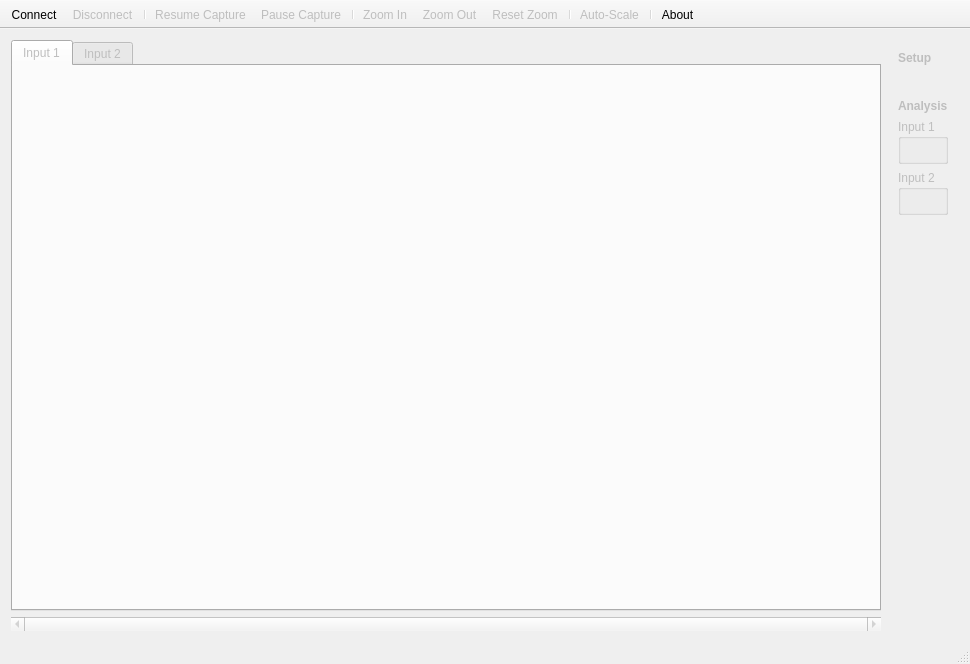
<?xml version="1.0" encoding="UTF-8"?>
<ui version="4.0">
 <class>MainWindow</class>
 <widget class="QMainWindow" name="MainWindow">
  <property name="geometry">
   <rect>
    <x>0</x>
    <y>0</y>
    <width>970</width>
    <height>664</height>
   </rect>
  </property>
  <property name="windowTitle">
   <string>ISF Conductance Viewer</string>
  </property>
  <widget class="QWidget" name="centralWidget">
   <property name="enabled">
    <bool>false</bool>
   </property>
   <layout class="QHBoxLayout" name="horizontalLayout" stretch="1,0">
    <item>
     <widget class="QWidget" name="plotWidget" native="true">
      <layout class="QVBoxLayout" name="verticalLayout_8">
       <property name="leftMargin">
        <number>0</number>
       </property>
       <property name="topMargin">
        <number>0</number>
       </property>
       <property name="rightMargin">
        <number>0</number>
       </property>
       <property name="bottomMargin">
        <number>0</number>
       </property>
       <item>
        <widget class="QTabWidget" name="tabWidget">
         <property name="currentIndex">
          <number>0</number>
         </property>
         <widget class="QWidget" name="plotTab1">
          <attribute name="title">
           <string>Input 1</string>
          </attribute>
          <layout class="QHBoxLayout" name="horizontalLayout_3">
           <item>
            <widget class="QWidget" name="plotWidget1" native="true">
             <layout class="QVBoxLayout" name="verticalLayout_2">
              <property name="leftMargin">
               <number>0</number>
              </property>
              <property name="topMargin">
               <number>0</number>
              </property>
              <property name="rightMargin">
               <number>0</number>
              </property>
              <property name="bottomMargin">
               <number>0</number>
              </property>
              <item>
               <widget class="PlotWidget" name="sourcePlot1" native="true"/>
              </item>
              <item>
               <widget class="PlotWidget" name="sinkPlot1" native="true"/>
              </item>
             </layout>
            </widget>
           </item>
          </layout>
         </widget>
         <widget class="QWidget" name="plotTab2">
          <attribute name="title">
           <string>Input 2</string>
          </attribute>
          <layout class="QHBoxLayout" name="horizontalLayout_2">
           <item>
            <widget class="QWidget" name="plotWidget2" native="true">
             <layout class="QVBoxLayout" name="verticalLayout_3">
              <property name="leftMargin">
               <number>0</number>
              </property>
              <property name="topMargin">
               <number>0</number>
              </property>
              <property name="rightMargin">
               <number>0</number>
              </property>
              <property name="bottomMargin">
               <number>0</number>
              </property>
              <item>
               <widget class="PlotWidget" name="sourcePlot2" native="true"/>
              </item>
              <item>
               <widget class="PlotWidget" name="sinkPlot2" native="true"/>
              </item>
             </layout>
            </widget>
           </item>
          </layout>
         </widget>
        </widget>
       </item>
       <item>
        <widget class="QScrollBar" name="plotScrollBar">
         <property name="maximum">
          <number>0</number>
         </property>
         <property name="singleStep">
          <number>10</number>
         </property>
         <property name="pageStep">
          <number>1000</number>
         </property>
         <property name="orientation">
          <enum>Qt::Horizontal</enum>
         </property>
         <property name="invertedControls">
          <bool>false</bool>
         </property>
        </widget>
       </item>
      </layout>
     </widget>
    </item>
    <item>
     <widget class="QWidget" name="toolWidget" native="true">
      <layout class="QVBoxLayout" name="verticalLayout" stretch="0,0,1">
       <property name="leftMargin">
        <number>0</number>
       </property>
       <property name="topMargin">
        <number>0</number>
       </property>
       <property name="rightMargin">
        <number>0</number>
       </property>
       <property name="bottomMargin">
        <number>0</number>
       </property>
       <item>
        <widget class="QWidget" name="setupWidget" native="true">
         <layout class="QVBoxLayout" name="verticalLayout_9">
          <item>
           <widget class="QLabel" name="setupLabel">
            <property name="font">
             <font>
              <bold>true</bold>
             </font>
            </property>
            <property name="text">
             <string>Setup</string>
            </property>
           </widget>
          </item>
          <item>
           <widget class="QStackedWidget" name="setupWidgetStack">
            <property name="currentIndex">
             <number>0</number>
            </property>
            <widget class="SetupWidget" name="setupWidget1"/>
            <widget class="SetupWidget" name="setupWidget2"/>
            <widget class="SetupWidget" name="setupWidget3"/>
           </widget>
          </item>
         </layout>
        </widget>
       </item>
       <item>
        <widget class="QWidget" name="analysisWidget" native="true">
         <layout class="QVBoxLayout" name="verticalLayout_10">
          <item>
           <widget class="QLabel" name="analysisLabel">
            <property name="font">
             <font>
              <bold>true</bold>
             </font>
            </property>
            <property name="text">
             <string>Analysis</string>
            </property>
           </widget>
          </item>
          <item>
           <widget class="QGroupBox" name="analysisGroup1">
            <property name="title">
             <string>Input 1</string>
            </property>
            <property name="flat">
             <bool>true</bool>
            </property>
            <layout class="QVBoxLayout" name="verticalLayout_4">
             <item>
              <widget class="AnalysisWidget" name="analysisWidget1" native="true"/>
             </item>
            </layout>
           </widget>
          </item>
          <item>
           <widget class="QGroupBox" name="analysisGroup2">
            <property name="title">
             <string>Input 2</string>
            </property>
            <property name="flat">
             <bool>true</bool>
            </property>
            <layout class="QVBoxLayout" name="verticalLayout_7">
             <item>
              <widget class="AnalysisWidget" name="analysisWidget2" native="true"/>
             </item>
            </layout>
           </widget>
          </item>
         </layout>
        </widget>
       </item>
       <item>
        <spacer name="verticalSpacer_3">
         <property name="orientation">
          <enum>Qt::Vertical</enum>
         </property>
         <property name="sizeHint" stdset="0">
          <size>
           <width>20</width>
           <height>40</height>
          </size>
         </property>
        </spacer>
       </item>
      </layout>
     </widget>
    </item>
   </layout>
  </widget>
  <widget class="QToolBar" name="toolBar">
   <property name="windowTitle">
    <string>Tools</string>
   </property>
   <property name="movable">
    <bool>false</bool>
   </property>
   <property name="allowedAreas">
    <set>Qt::TopToolBarArea</set>
   </property>
   <property name="iconSize">
    <size>
     <width>24</width>
     <height>24</height>
    </size>
   </property>
   <property name="toolButtonStyle">
    <enum>Qt::ToolButtonTextBesideIcon</enum>
   </property>
   <property name="floatable">
    <bool>false</bool>
   </property>
   <attribute name="toolBarArea">
    <enum>TopToolBarArea</enum>
   </attribute>
   <attribute name="toolBarBreak">
    <bool>false</bool>
   </attribute>
   <addaction name="actionConnect"/>
   <addaction name="actionDisconnect"/>
   <addaction name="separator"/>
   <addaction name="actionResumeCapture"/>
   <addaction name="actionPauseCapture"/>
   <addaction name="separator"/>
   <addaction name="actionZoomIn"/>
   <addaction name="actionZoomOut"/>
   <addaction name="actionResetZoom"/>
   <addaction name="separator"/>
   <addaction name="actionAutoScale"/>
   <addaction name="separator"/>
   <addaction name="actionAbout"/>
  </widget>
  <widget class="QStatusBar" name="statusBar"/>
  <action name="actionConnect">
   <property name="icon">
    <iconset resource="ConductanceViewer.qrc">
     <normaloff>:/res/connect.svg</normaloff>:/res/connect.svg</iconset>
   </property>
   <property name="text">
    <string>Connect</string>
   </property>
  </action>
  <action name="actionDisconnect">
   <property name="enabled">
    <bool>false</bool>
   </property>
   <property name="icon">
    <iconset resource="ConductanceViewer.qrc">
     <normaloff>:/res/disconnect.svg</normaloff>:/res/disconnect.svg</iconset>
   </property>
   <property name="text">
    <string>Disconnect</string>
   </property>
  </action>
  <action name="actionResumeCapture">
   <property name="enabled">
    <bool>false</bool>
   </property>
   <property name="icon">
    <iconset resource="ConductanceViewer.qrc">
     <normaloff>:/res/start.svg</normaloff>:/res/start.svg</iconset>
   </property>
   <property name="text">
    <string>Resume Capture</string>
   </property>
   <property name="toolTip">
    <string>Resume Capture</string>
   </property>
  </action>
  <action name="actionPauseCapture">
   <property name="enabled">
    <bool>false</bool>
   </property>
   <property name="icon">
    <iconset resource="ConductanceViewer.qrc">
     <normaloff>:/res/pause.svg</normaloff>:/res/pause.svg</iconset>
   </property>
   <property name="text">
    <string>Pause Capture</string>
   </property>
   <property name="toolTip">
    <string>Pause Capture</string>
   </property>
  </action>
  <action name="actionZoomIn">
   <property name="enabled">
    <bool>false</bool>
   </property>
   <property name="icon">
    <iconset resource="ConductanceViewer.qrc">
     <normaloff>:/res/zoom-in-x.svg</normaloff>:/res/zoom-in-x.svg</iconset>
   </property>
   <property name="text">
    <string>Zoom In</string>
   </property>
   <property name="toolTip">
    <string>Zoom In</string>
   </property>
  </action>
  <action name="actionZoomOut">
   <property name="enabled">
    <bool>false</bool>
   </property>
   <property name="icon">
    <iconset resource="ConductanceViewer.qrc">
     <normaloff>:/res/zoom-out-x.svg</normaloff>:/res/zoom-out-x.svg</iconset>
   </property>
   <property name="text">
    <string>Zoom Out</string>
   </property>
   <property name="toolTip">
    <string>Zoom Out</string>
   </property>
  </action>
  <action name="actionResetZoom">
   <property name="enabled">
    <bool>false</bool>
   </property>
   <property name="icon">
    <iconset resource="ConductanceViewer.qrc">
     <normaloff>:/res/zoom-original.svg</normaloff>:/res/zoom-original.svg</iconset>
   </property>
   <property name="text">
    <string>Reset Zoom</string>
   </property>
   <property name="toolTip">
    <string>Reset Zoom</string>
   </property>
  </action>
  <action name="actionAbout">
   <property name="icon">
    <iconset resource="ConductanceViewer.qrc">
     <normaloff>:/res/about.svg</normaloff>:/res/about.svg</iconset>
   </property>
   <property name="text">
    <string>About</string>
   </property>
  </action>
  <action name="actionAutoScale">
   <property name="checkable">
    <bool>true</bool>
   </property>
   <property name="enabled">
    <bool>false</bool>
   </property>
   <property name="icon">
    <iconset resource="ConductanceViewer.qrc">
     <normaloff>:/res/autoscale.svg</normaloff>:/res/autoscale.svg</iconset>
   </property>
   <property name="text">
    <string>Auto-Scale</string>
   </property>
  </action>
 </widget>
 <layoutdefault spacing="6" margin="11"/>
 <customwidgets>
  <customwidget>
   <class>SetupWidget</class>
   <extends>QWidget</extends>
   <header>setupwidget.h</header>
   <container>1</container>
  </customwidget>
  <customwidget>
   <class>PlotWidget</class>
   <extends>QWidget</extends>
   <header>plotwidget.h</header>
   <container>1</container>
  </customwidget>
  <customwidget>
   <class>AnalysisWidget</class>
   <extends>QWidget</extends>
   <header>analysiswidget.h</header>
   <container>1</container>
  </customwidget>
 </customwidgets>
 <resources>
  <include location="ConductanceViewer.qrc"/>
 </resources>
 <connections/>
</ui>
